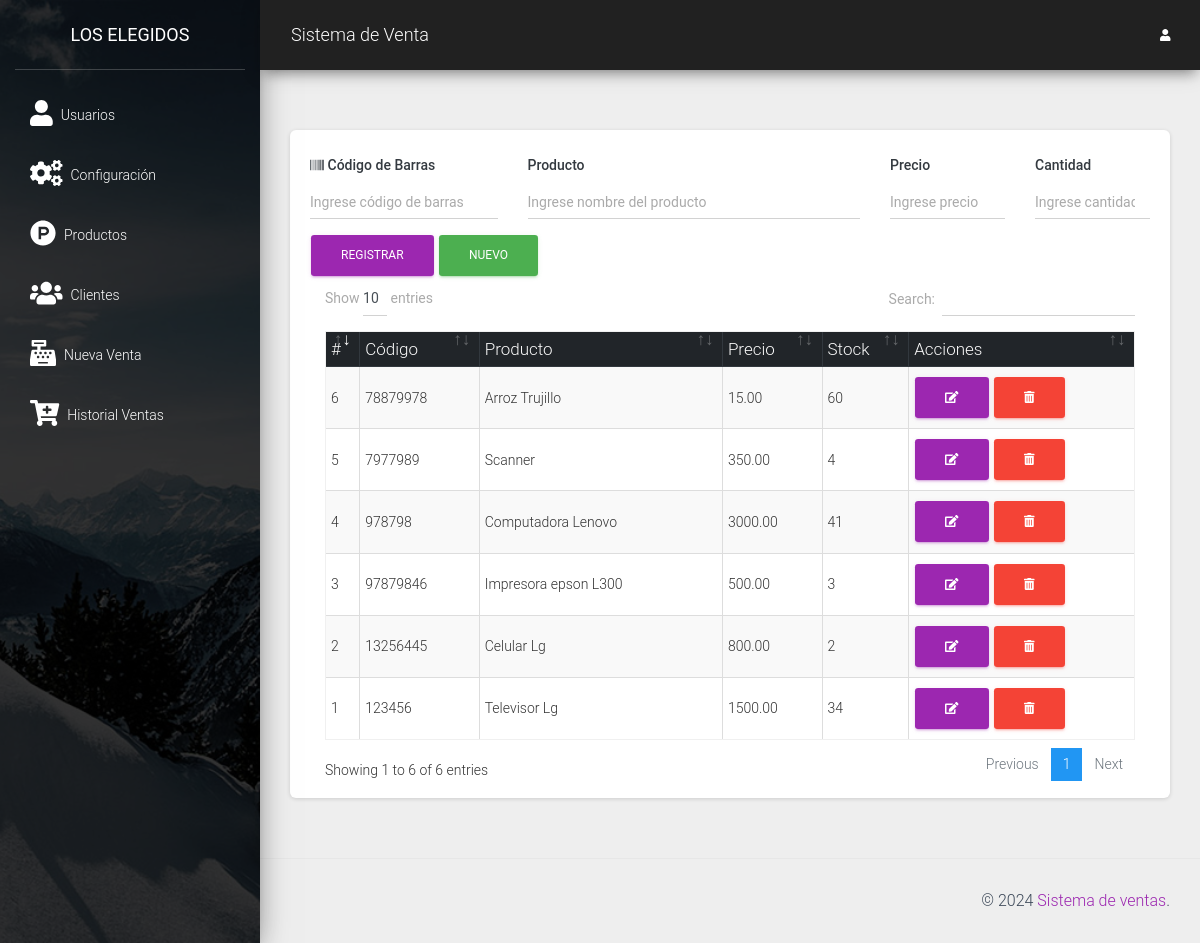
/src/productos.php (signed in), run on the app's committed database.
### tables this page shows
CREATE TABLE `producto` (
  `codproducto` int(11) NOT NULL,
  `codigo` varchar(20) NOT NULL,
  `descripcion` varchar(200) NOT NULL,
  `precio` decimal(10,2) NOT NULL,
  `existencia` int(11) NOT NULL
);

### src/productos.php (the view, shortened to what this page needs)
<?php
include "../conexion.php";
include_once "includes/header.php";
?>
<div class="card shadow-lg">
    <div class="card-body">
        <div class="row">
            <div class="col-md-12">
                <form action="" method="post" autocomplete="off" id="formulario">
                    <div class="row">
                        <div class="col-md-3">
                            <div class="form-group">
                                <label for="codigo" class="text-dark font-weight-bold"><i class="fas fa-barcode"></i> Código de Barras</label>
                                <input type="text" placeholder="Ingrese código de barras" name="codigo" id="codigo" class="form-control">
                            </div>
                        </div>
                        <div class="col-md-5">
                            <div class="form-group">
                                <label for="producto" class="text-dark font-weight-bold">Producto</label>
                                <input type="text" placeholder="Ingrese nombre del producto" name="producto" id="producto" class="form-control">
                            </div>
                        </div>
                        <div class="col-md-2">
                            <div class="form-group">
                                <label for="precio" class="text-dark font-weight-bold">Precio</label>
                                <input type="text" placeholder="Ingrese precio" class="form-control" name="precio" id="precio">
                            </div>
                        </div>
                        <div class="col-md-2">
                            <div class="form-group">
                                <label for="cantidad" class="text-dark font-weight-bold">Cantidad</label>
                                <input type="number" placeholder="Ingrese cantidad" class="form-control" name="cantidad" id="cantidad">
                            </div>
                        </div>
                        <div class="col-md-6">
                            <input type="submit" value="Registrar" class="btn btn-primary" id="btnAccion">
                            <input type="button" value="Nuevo" onclick="limpiar()" class="btn btn-success" id="btnNuevo">
                        </div>
                    </div>
                </form>
            </div>
        </div>
        <div class="col-md-12">
            <div class="table-responsive">
                <table class="table table-striped table-bordered" id="tbl">
                    <thead class="thead-dark">
                        <tr>
                            <th>#</th>
                            <th>Código</th>
                            <th>Producto</th>
                            <th>Precio</th>
                            <th>Stock</th>
                            <th>Acciones</th>
                        </tr>
                    </thead>
                    <tbody>
                        <?php
                        $query = $conexion->prepare("SELECT * FROM producto");
                        $query->execute();
                        $productos = $query->fetchAll();
                        foreach ($productos as $data) { ?>
                            <tr>
                                <td><?php echo $data['codproducto']; ?></td>
                                <td><?php echo $data['codigo']; ?></td>
                                <td><?php echo $data['descripcion']; ?></td>
                                <td><?php echo $data['precio']; ?></td>
                                <td><?php echo $data['existencia']; ?></td>
                                <td>
                                    <a href="#" onclick="editarProducto(<?php echo $data['codproducto']; ?>)" class="btn btn-primary"><i class='fas fa-edit'></i></a>
                                    <form action="eliminar_producto.php?id=<?php echo $data['codproducto']; ?>" method="post" class="confirmar d-inline">
                                        <button class="btn btn-danger" type="submit"><i class='fas fa-trash-alt'></i></button>
                                    </form>
                                </td>
                            </tr>
                        <?php } ?>
                    </tbody>
                </table>
            </div>
        </div>
    </div>
</div>
<?php include_once "includes/footer.php"; ?>

### data on the page
producto: codproducto "1", codigo "123456", descripcion "Televisor Lg", precio "1500.00", existencia "34"
producto: codproducto "2", codigo "13256445", descripcion "Celular Lg", precio "800.00", existencia "2"
producto: codproducto "3", codigo "97879846", descripcion "Impresora epson L300", precio "500.00", existencia "3"
producto: codproducto "4", codigo "978798", descripcion "Computadora Lenovo", precio "3000.00", existencia "41"
producto: codproducto "5", codigo "7977989", descripcion "Scanner", precio "350.00", existencia "4"
producto: codproducto "6", codigo "78879978", descripcion "Arroz Trujillo", precio "15.00", existencia "60"
